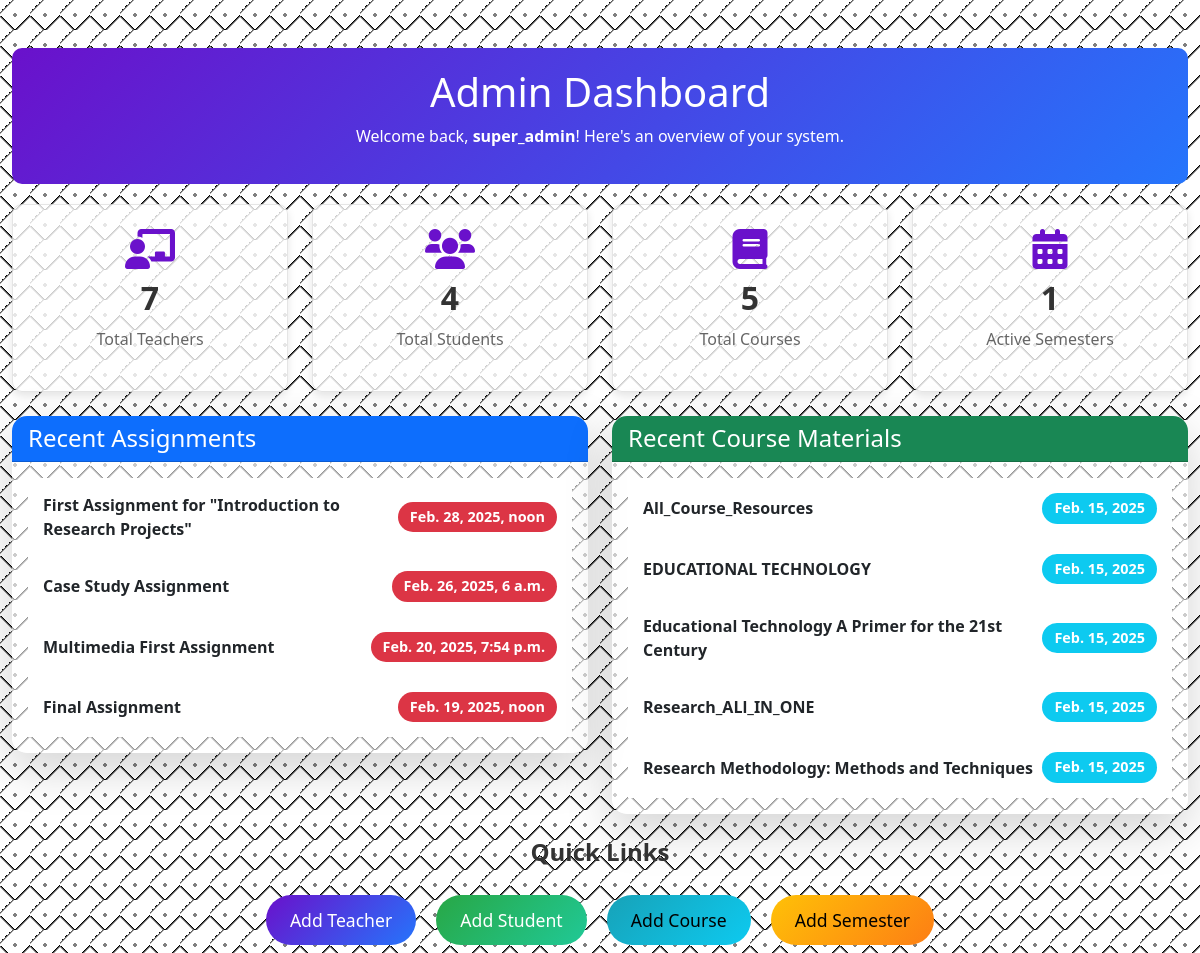
/api/admin-dashboard/ (signed in), run on the app's committed database.
### main/models.py (models this page shows, shortened)
class Assignment(models.Model):
    title = models.CharField(max_length=255, verbose_name="Assignment Title")
    description = models.TextField(blank=True, null=True, verbose_name="Description")
    file = models.FileField(upload_to="assignments/", blank=True, null=True, verbose_name="Assignment File")
    deadline = models.DateTimeField(verbose_name="Submission Deadline")
    posted_date = models.DateTimeField(auto_now_add=True, verbose_name="Posted Date")
    course = models.ForeignKey(Course, on_delete=models.CASCADE, related_name="assignments", verbose_name="Course")
    teacher = models.ForeignKey(Teacher, on_delete=models.CASCADE, related_name="assignments", verbose_name="Teacher")
    class Meta:
        verbose_name = "Assignment"
        verbose_name_plural = "Assignments"
        ordering = ["-posted_date"]

class CourseMaterial(models.Model):
    title = models.CharField(max_length=255, verbose_name="Material Title")
    file = models.FileField(upload_to="course_materials/", blank=True, null=True, verbose_name="Material File")
    external_link = models.URLField(blank=True, null=True, verbose_name="External Link")
    description = models.TextField(blank=True, null=True, verbose_name="Description")
    upload_date = models.DateField(auto_now_add=True, verbose_name="Upload Date")
    updated_at = models.DateField(auto_now=True, verbose_name="Last Updated")
    is_active = models.BooleanField(default=True, verbose_name="Is Active")
    material_type = models.ForeignKey(MaterialType, on_delete=models.CASCADE, related_name="materials", verbose_name="Material Type")
    course = models.ForeignKey(Course, on_delete=models.CASCADE, related_name="materials", verbose_name="Course")
    teacher = models.ForeignKey(Teacher, on_delete=models.CASCADE, related_name="materials", verbose_name="Teacher")
    class Meta:
        verbose_name = "Course Material"
        verbose_name_plural = "Course Materials"

### main/views.py (the view)
# urls.py: path('admin-dashboard/', views.AdminDashboard, name='admin-dashboard'),
@login_required(login_url='/api/login/')
def AdminDashboard(request):
    total_teachers = Teacher.objects.count()
    total_students = Student.objects.count()
    total_courses = Course.objects.count()
    active_semesters = Semester.objects.filter(is_active=True).count()
    recent_assignments = Assignment.objects.order_by('-deadline')[:5]  # Fetch recent 5 assignments
    recent_materials = CourseMaterial.objects.order_by('-upload_date')[:5]  # Fetch recent 5 materials
    context = {
        'admin_name': request.user.username,  # Assuming the admin's name is the username
        'total_teachers': total_teachers,
        'total_students': total_students,
        'total_courses': total_courses,
        'active_semesters': active_semesters,
        'recent_assignments': recent_assignments,
        'recent_materials': recent_materials,
    }
    return render(request, 'frontends/admin-dashboard-original.html', context)

### templates/frontends/admin-dashboard-original.html (shortened to what this page needs)
<!DOCTYPE html>
<html lang="en">
<head>
    <meta name="viewport" content="width=device-width, initial-scale=1.0" /> {% load static %}
    <link href="https://cdn.jsdelivr.net/npm/bootstrap@5.3.0-alpha1/dist/css/bootstrap.min.css" rel="stylesheet" />
    <link rel="stylesheet" href="https://cdnjs.cloudflare.com/ajax/libs/animate.css/4.1.1/animate.min.css" />
    <link rel="stylesheet" href="https://cdnjs.cloudflare.com/ajax/libs/font-awesome/6.0.0-beta3/css/all.min.css" />
</head>
<body>
    <div class="container-fluid mt-5">
        <div class="dashboard-header text-center animate__animated animate__fadeInDown">
            <h1>Admin Dashboard</h1>
            <p>
                Welcome back, <strong>{{ admin_name }}</strong>! Here's an overview of your system.
            </p>
        </div>
        <div class="row mb-4 quick-stats">
            <div class="col-md-3">
                <div class="card text-center p-4 animate__animated animate__fadeInLeft">
                    <i class="fas fa-chalkboard-teacher card-icon"></i>
                    <h3>{{ total_teachers }}</h3>
                    <p>Total Teachers</p>
                </div>
            </div>
            <div class="col-md-3">
                <div class="card text-center p-4 animate__animated animate__fadeInUp">
                    <i class="fas fa-users card-icon"></i>
                    <h3>{{ total_students }}</h3>
                    <p>Total Students</p>
                </div>
            </div>
            <div class="col-md-3">
                <div class="card text-center p-4 animate__animated animate__fadeInDown">
                    <i class="fas fa-book card-icon"></i>
                    <h3>{{ total_courses }}</h3>
                    <p>Total Courses</p>
                </div>
            </div>
            <div class="col-md-3">
                <div class="card text-center p-4 animate__animated animate__fadeInRight">
                    <i class="fas fa-calendar-alt card-icon"></i>
                    <h3>{{ active_semesters }}</h3>
                    <p>Active Semesters</p>
                </div>
            </div>
        </div>
        <div class="row">
            <div class="col-md-6">
                <div class="recent-activity card border-0 shadow-lg animate__animated animate__fadeInLeft">
                    <div class="card-header bg-primary text-white">
                        <h4 class="mb-0">Recent Assignments</h4>
                    </div>
                    <div class="card-body">
                        <ul class="list-group list-group-flush">
                            {% for assignment in recent_assignments %}
                            <li class="list-group-item d-flex justify-content-between align-items-center">
                                <div>
                                    <strong>{{ assignment.title }}</strong>
                                </div>
                                <span class="badge bg-danger rounded-pill">{{ assignment.deadline }}</span
                  >
                </li>
                {% endfor %}
              </ul>
            </div>
          </div>
        </div>
        <div class="col-md-6">
          <div
            class="recent-activity card border-0 shadow-lg animate__animated animate__fadeInRight"
          >
            <div class="card-header bg-success text-white">
              <h4 class="mb-0">Recent Course Materials</h4>
            </div>
            <div class="card-body">
              <ul class="list-group list-group-flush">
                {% for material in recent_materials %}
                <li
                  class="list-group-item d-flex justify-content-between align-items-center"
                >
                  <div>
                    <strong>{{ material.title }}</strong>
                  </div>
                  <span class="badge bg-info rounded-pill"
                    >{{ material.upload_date }}</span
                  >
                </li>
                {% endfor %}
              </ul>
            </div>
          </div>
        </div>
      </div>
      <div class="row mt-4 quick-links">
        <div class="col-md-12 text-center">
          <h4 class="animate__animated animate__fadeIn">Quick Links</h4>
          <a
            href="#"
            class="btn btn-primary m-2 animate__animated animate__fadeInLeft"
            >Add Teacher</a
          >
          <a
            href="#"
            class="btn btn-success m-2 animate__animated animate__fadeInUp"
            >Add Student</a
          >
          <a
            href="#"
            class="btn btn-info m-2 animate__animated animate__fadeInDown"
            >Add Course</a
          >
          <a
            href="#"
            class="btn btn-warning m-2 animate__animated animate__fadeInRight"
            >Add Semester</a
          >
        </div>
      </div>
    </div>
  </body>
</html>

### templates/frontends/admin-dashboard-original.html (style rules this page uses)
body { background-image: linear-gradient( 45deg, transparent 20%, black 25%, transparent 25%), linear-gradient(-45deg, transparent 20%, black 25%, transparent 25%), linear-gradient(-45deg, transparent 75%, black 80%, transparent 0), radial-gradient(gray 2px, transparent 0); background-size: 30px 30px, 30px 30px; }
.dashboard-header { background: linear-gradient(135deg, #6a11cb, #2575fc); color: white; padding: 20px; border-radius: 10px; margin-bottom: 20px; }
.card { background: rgba(255, 255, 255, 0.595); border: none; border-radius: 10px; box-shadow: 0 4px 8px rgba(0, 0, 0, 0.1); transition: transform 0.3s ease, box-shadow 0.3s ease; }
.card-icon { font-size: 2.5rem; color: #6a11cb; transition: transform 0.3s ease, color 0.3s ease; }
.card h3 { font-size: 2rem; font-weight: bold; margin: 10px 0; color: #333; }
.card p { font-size: 1rem; color: #666; }
.recent-activity { border-radius: 15px; overflow: hidden; transition: transform 0.3s ease, box-shadow 0.3s ease; }
.list-group-item { border: none; padding: 15px; transition: background-color 0.3s ease; }
.badge { font-size: 0.9rem; padding: 8px 12px; transition: transform 0.3s ease; }
.quick-stats .card { background: rgba(255, 255, 255, 0.8); border: 1px solid rgba(0, 0, 0, 0.1); }
.quick-links .btn { font-size: 1.1rem; font-weight: 500; padding: 12px 24px; border-radius: 30px; transition: all 0.3s ease; position: relative; overflow: hidden; }
.quick-links .btn::after { content: ""; position: absolute; top: 50%; left: 50%; width: 300%; height: 300%; background: rgba(255, 255, 255, 0.3); transform: translate(-50%, -50%) scale(0); border-radius: 50%; transition: transform 0.5s ease, opacity 0.5s ease; opacity: 0; }
.quick-links .btn-primary { background: linear-gradient(135deg, #6a11cb, #2575fc); border: none; }
.quick-links .btn-success { background: linear-gradient(135deg, #28a745, #20c997); border: none; }
.quick-links .btn-info { background: linear-gradient(135deg, #17a2b8, #0dcaf0); border: none; }
.quick-links .btn-warning { background: linear-gradient(135deg, #ffc107, #fd7e14); border: none; }
.quick-links h4 { font-size: 1.5rem; font-weight: bold; margin-bottom: 20px; color: #333; }

### data on the page
Assignment: title "First Assignment for \"Introduction to Research Projects\"", deadline "Feb. 28, 2025, noon"
Assignment: title "Case Study Assignment", deadline "Feb. 26, 2025, 6 a.m."
Assignment: title "Multimedia First Assignment", deadline "Feb. 20, 2025, 7:54 p.m."
Assignment: title "Final Assignment", deadline "Feb. 19, 2025, noon"
CourseMaterial: title "All_Course_Resources", upload_date "Feb. 15, 2025"
CourseMaterial: title "EDUCATIONAL TECHNOLOGY", upload_date "Feb. 15, 2025"
CourseMaterial: title "Educational Technology A Primer for the 21st Century", upload_date "Feb. 15, 2025"
CourseMaterial: title "Research_ALl_IN_ONE", upload_date "Feb. 15, 2025"
CourseMaterial: title "Research Methodology: Methods and Techniques", upload_date "Feb. 15, 2025"

### other printed values
{{ admin_name }} "super_admin"
{{ total_teachers }} "7"
{{ total_students }} "4"
{{ total_courses }} "5"
{{ active_semesters }} "1"
